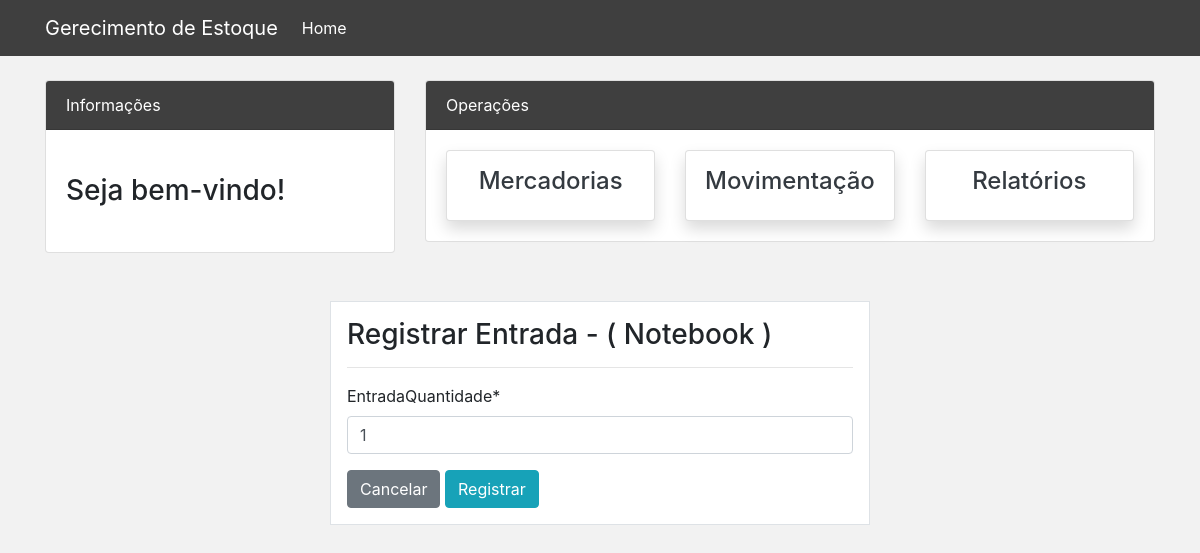
/movimentacao/entrada/26/, run on an earlier commit of the app's database.
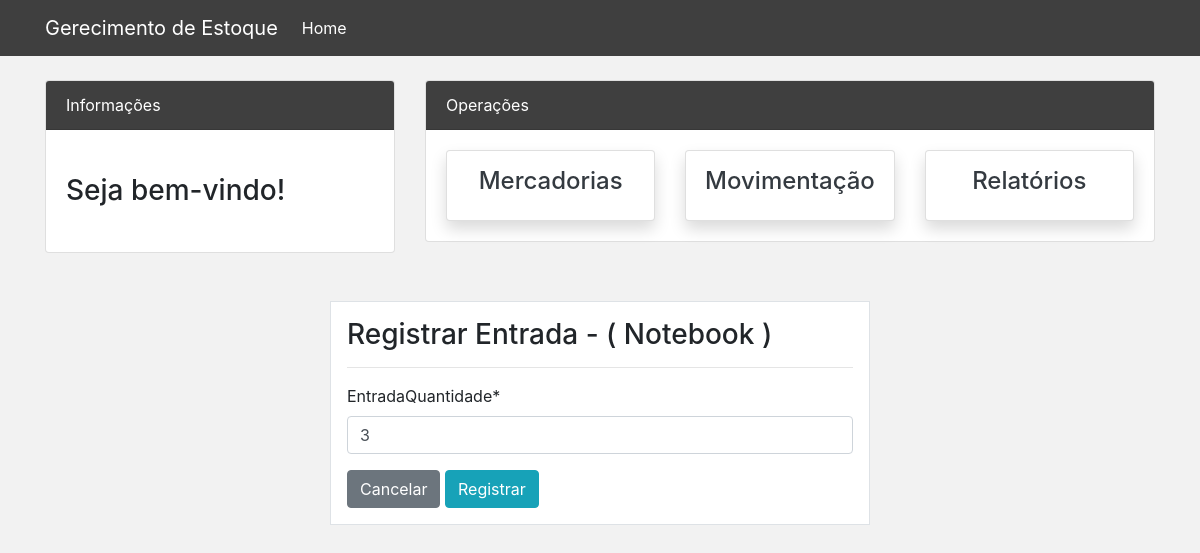
And on a later commit of the database.
### dashboard/models.py (models this page shows, shortened)
class Mercadoria(models.Model):
    nome = models.CharField(max_length=100, null=True)
    tipo = models.CharField(max_length=100, choices=TIPO, null=True)
    fabricante = models.CharField(max_length=100, null=True)
    descricao = models.CharField(max_length=100, null=True)
    quantidade = models.IntegerField(default=0)
    entradaQuantidade = models.IntegerField(default=0)
    saidaQuantidade = models.IntegerField(default=0)
    class Meta:
        verbose_name_plural = 'Mercadoria'

### dashboard/views.py (the view)
# urls.py: path('movimentacao/entrada/<int:pk>/', views.entrada_update, name='dashboard-entrada-update'),
def entrada_update(request, pk):
    item = Mercadoria.objects.get(id = pk)
    if  request.method == 'POST':
        form = EntradaForm(request.POST, instance = item)
        if form.is_valid():
            instance = form.save(commit=False)
            instance.quantidade += instance.entradaQuantidade
            instance.save()
            nomeMercadoria = item.nome
            quantidadeMercadoria = item.entradaQuantidade
            messages.add_message(request, messages.ERROR, f'Nova entrada({quantidadeMercadoria} {nomeMercadoria})', extra_tags='blue')
            return redirect('dashboard-movimentacao')
    else:
        form = EntradaForm(instance = item)
    context = {
        'form': form,
        'item': item,
    }
    return render(request, 'dashboard/registrar_entrada.html', context)

### dashboard/forms.py
class EntradaForm(forms.ModelForm):
    class Meta:
        model = Mercadoria
        fields = ['entradaQuantidade',]

### templates/dashboard/registrar_entrada.html (shortened to what this page needs)
{% extends 'partials/base.html' %}
{% load crispy_forms_tags %}
{% block content %}
<div class="container">
    <div class="row mt-5">
        <div class="col-md-6 offset-md-3">
            <div class="border bg-white p-3">
                <div class="h3">
                    Registrar Entrada - ( {{ item.nome }} )
                </div>
                <hr>
                <form method="POST">
                    {{ form|crispy }}
                    <a class="btn btn-secondary" href="{% url 'dashboard-movimentacao' %}">Cancelar</a>
                    <input class="btn btn-info" type="submit" value="Registrar">
                </form>
                </div>
            </div>
        </div>
    </div>
{% endblock %}

What changed in the data, as far as the page shows it:
changed Mercadoria "Notebook": entradaQuantidade "1" → "3"
